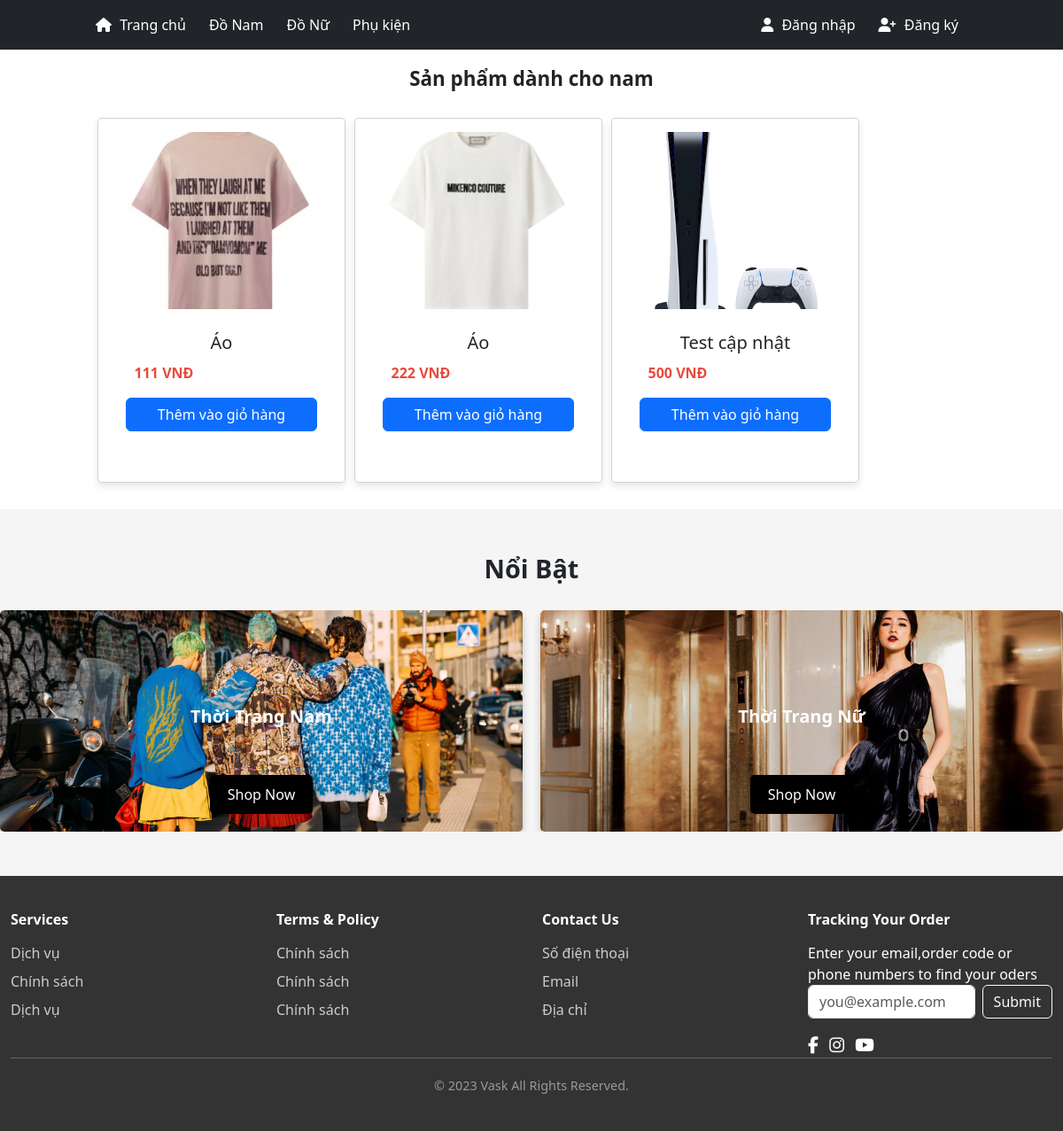
Page /index.php?act=nam on the earlier database version.
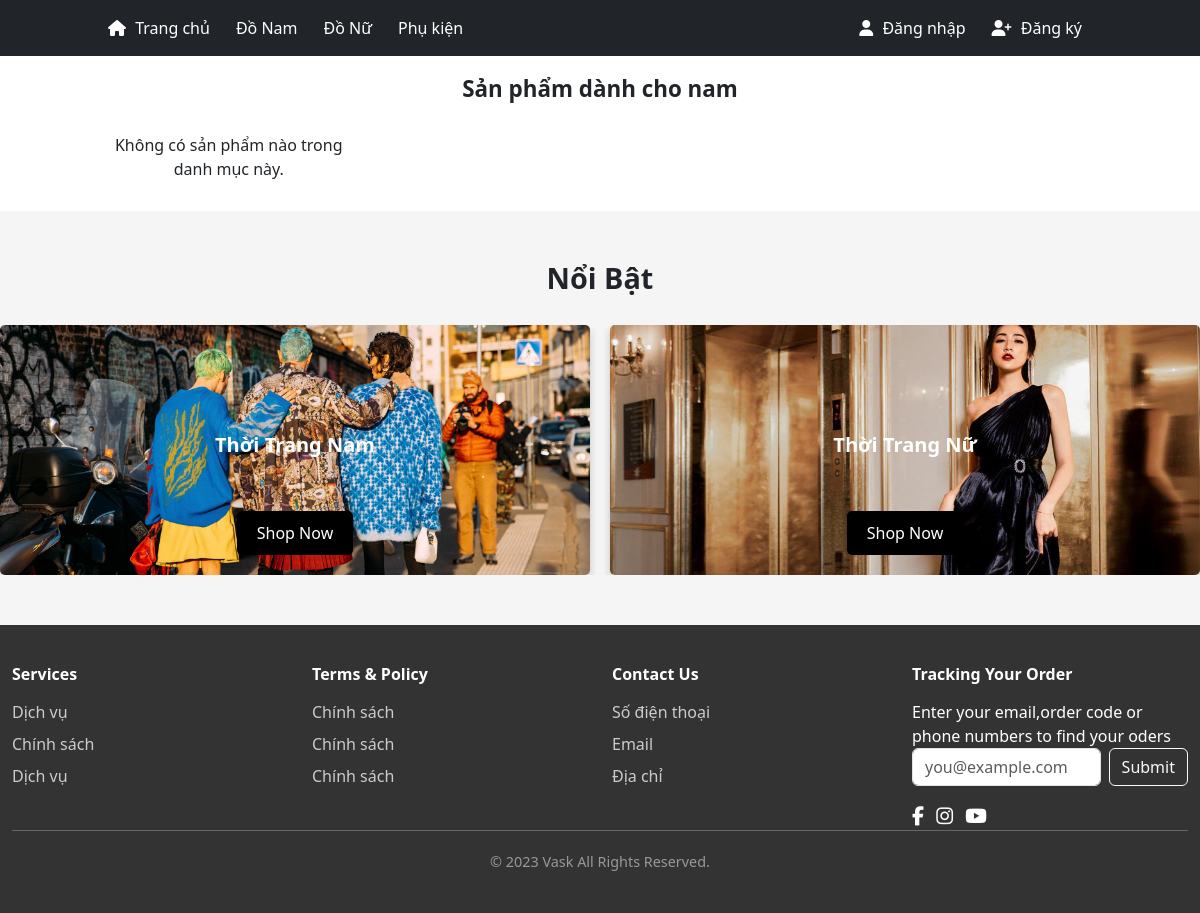
Same page on the later database version.
### tables this page shows
CREATE TABLE `san_pham` (
  `id_san_pham` int NOT NULL,
  `ten_san_pham` varchar(255) NOT NULL,
  `hinh` varchar(255) DEFAULT NULL,
  `mo_ta` varchar(255) DEFAULT NULL,
  `gia` varchar(255) NOT NULL,
  `id_danh_muc` int NOT NULL
);

### models/config.php (called while the page is built, shortened)
<?php
function pdo_get_connection(){
    $dburl = "mysql:host=localhost;dbname=duan;charset=utf8mb4";
    $username = 'root';
    $password = '';
    $conn = new PDO($dburl, $username, $password);
    $conn->setAttribute(PDO::ATTR_ERRMODE, PDO::ERRMODE_EXCEPTION);
    return $conn;
}
function pdo_query($sql){
    $sql_args = array_slice(func_get_args(), 1);
    try{
        $conn = pdo_get_connection();
        $stmt = $conn->prepare($sql);
        $stmt->execute($sql_args);
        $rows = $stmt->fetchAll();
        return $rows;
    }
    catch(PDOException $e){
        throw $e;
    }
    finally{
        unset($conn);
    }
}

### models/sanpham.php (called while the page is built, shortened)
<?php
function loadall_san_pham($kyw="", $id_danh_muc=0){
    $sql = "SELECT * FROM san_pham WHERE 1";
    if($id_danh_muc > 0) {
        $sql .= " AND id_danh_muc = '$id_danh_muc'";
    }
    $sql .= " ORDER BY id_san_pham DESC";
    $listsan_pham = pdo_query($sql);
    return $listsan_pham;
}
?>

### views/nam.php (the view)
<main>
    <section class="related-products">
        <h2>Sản phẩm dành cho nam</h2>
        <div class="product-grid">
            <?php
    include 'models/sanpham.php';
    $img_path = "images/";
    $id_danh_muc = 1;
    $products = loadall_san_pham("", $id_danh_muc);
    if (!empty($products)) {
        foreach ($products as $product) {
            extract($product);
            $hinh_full_path = $img_path . $hinh;
            $linksp = "index.php?act=chitietsp&id_san_pham=" . $id_san_pham;
            echo '
                <div class="product-item card text-center">
    <a href="' . $linksp . '">
        <img class="card-img-top" src="' . $hinh_full_path . '" alt="' . htmlspecialchars($ten_san_pham) . '">
    </a>
    <div class="card-body">
        <h4 class="card-title">' . htmlspecialchars($ten_san_pham) . '</h4>
        <p class="price">' . number_format($gia, 0) . ' VNĐ</p>
        <form action="index.php?act=themgiohang" method="post" class="mt-3">
            <input type="hidden" name="id_san_pham" value="' . $id_san_pham . '">
            <input type="hidden" name="ten_san_pham" value="' . htmlspecialchars($ten_san_pham) . '">
            <input type="hidden" name="hinh" value="' . htmlspecialchars($hinh) . '">
            <input type="hidden" name="gia" value="' . $gia . '">
            <input type="hidden" id="soluong" name="soluong" value="1" min="1" class="form-control mb-2">
            <input type="submit" name="themgiohang" class="btn btn-primary btn-block" value="Thêm vào giỏ hàng">
        </form>
    </div>
</div>
            ';
        }
    } else {
        echo "<p>Không có sản phẩm nào trong danh mục này.</p>";
    }
?>
        </div>
    </section>
    <section class="new-arrival">
        <h2>Nổi Bật</h2>
        <div class="collections">
            <div class="collection-item man">
                <h3>Thời Trang Nam</h3>
                <button><a href="index.php?act=nam">Shop Now</a></button>
            </div>
            <div class="collection-item woman">
                <h3>Thời Trang Nữ</h3>
                <button><a href="index.php?act=nu">Shop Now</a></button>
            </div>
        </div>
    </section>
</main>

### views/header.php (shortened to what this page needs)
<!DOCTYPE html>
<html lang="en">
<head>
    <link rel="stylesheet" href="path/to/font-awesome/css/font-awesome.min.css">
    <link rel="stylesheet" href="https://cdnjs.cloudflare.com/ajax/libs/font-awesome/6.0.0-beta3/css/all.min.css">
    <link href="https://cdn.jsdelivr.net/npm/bootstrap@5.3.0-alpha1/dist/css/bootstrap.min.css" rel="stylesheet">
    <link href="https://cdn.jsdelivr.net/npm/bootstrap@5.3.3/dist/css/bootstrap.min.css" rel="stylesheet">
    <link href="https://cdn.jsdelivr.net/npm/tailwindcss@2.2.19/dist/tailwind.min.css" rel="stylesheet">
    <link rel="stylesheet" href="views/css/style.css">
    <link rel="stylesheet" href="views/css/htsp.css">
</head>
<body>
    <nav class="navbar navbar-expand-lg navbar-dark bg-dark">
        <div class="container">
            <div class="collapse navbar-collapse" id="navbarNav">
                <ul class="navbar-nav me-auto">
                    <li class="nav-item">
                    <a class="nav-link" href="index.php"><i class="fas fa-home"></i> Trang chủ</a>
                    </li>
                    <li class="nav-item">
                        <a class="nav-link" href="index.php?act=nam">Đồ Nam</a>
                    </li>
                    <li class="nav-item">
                        <a class="nav-link" href="index.php?act=nu">Đồ Nữ</a>
                    </li>
                    <li class="nav-item">
                        <a class="nav-link" href="index.php?act=khac">Phụ kiện</a>
                    </li>
                </ul>
                <ul class="navbar-nav">
                    <?php
                    if (isset($_SESSION['ten_dang_nhap'])) {
                        extract($_SESSION['ten_dang_nhap']); ?>
                        <li class="nav-item">
                            <a class="nav-link">Xin chào, <span style="color: red; text-transform: uppercase; font-weight: bold;"><?= $ten_dang_nhap; ?></span></a>
                        </li>
                        <li class="nav-item">
                            <a class="nav-link" href="index.php?act=giohang"><i class="fas fa-shopping-cart"></i>
                            Giỏ hàng</a>
                        </li>
                        <li class="nav-item">
    <a class="nav-link" href="index.php?act=suatk&id_tai_khoan=<?php echo $_SESSION['ten_dang_nhap']['id_tai_khoan']; ?>"><i class="fas fa-user"></i> Tài khoản</a>
</li>
                        <li class="nav-item">
                            <a class="nav-link" href="index.php?act=thoat"><i class="fas fa-sign-out-alt"></i> Đăng xuất</a>
                        </li>
                        <?php
                        if ($vai_tro == 1) {?>
                            <li class="nav-item">
                                <a class="nav-link" href="admin/index.php"><i class="fas fa-user-shield"></i> Admin</a>
                            </li>
                        <?php } ?>
                    <?php } else {?>
                        <li class="nav-item">
                            <a class="nav-link" href="index.php?act=dangnhap"><i class="fas fa-user"></i> Đăng nhập</a>
                        </li>
                        <li class="nav-item">
                            <a class="nav-link" href="index.php?act=dangky"><i class="fas fa-user-plus"></i> Đăng ký</a>
                        </li>
                    <?php }?>
                </ul>
            </div>
        </div>
    </nav>

### index.php (shortened to what this page needs)
<?php
include "models/config.php";
include "models/giohang.php";
include "views/header.php";
if (isset($_GET['act']) && $_GET['act'] != "") {
    $act = $_GET['act'];
    switch ($act) {
        case 'nam':
            include "views/nam.php";
            break;
    }
} else {
    include "views/home.php";
}
include "views/footer.php";
?>

### views/footer.php (shortened to what this page needs)
<footer class="footer">
    <div class="container">
        <div class="row">
            <div class="col-md-3 ">
                <h5>Services</h5>
                <ul class="list-unstyled">
                    <li><a href="#">Dịch vụ</a></li>
                    <li><a href="#">Chính sách</a></li>
                    <li><a href="#">Dịch vụ</a></li>
                </ul>
            </div>
            <div class="col-md-3">
                <h5>Terms & Policy</h5>
                <ul class="list-unstyled">
                    <li><a href="#">Chính sách</a></li>
                    <li><a href="#">Chính sách</a></li>
                    <li><a href="#">Chính sách</a></li>
                </ul>
            </div>
            <div class="col-md-3">
                <h5>Contact Us</h5>
                <ul class="list-unstyled">
                    <li><a href="#">Số điện thoại</a></li>
                    <li><a href="#">Email</a></li>
                    <li><a href="#">Địa chỉ</a></li>
                </ul>
            </div>
            <div class="col-md-3">
                <h5>Tracking Your Order</h5>
                <p>Enter your email,order code or phone numbers to find your oders</p>
                <form class="d-flex">
                    <input type="email" class="form-control me-2" placeholder="you@example.com">
                    <button class="btn btn-outline-light">Submit</button>
                </form>
                <div class="social-icons mt-3">
                    <a href="#" class="text-white me-2"><i class="fa fa-facebook"></i></a>
                    <a href="#" class="text-white me-2"><i class="fa fa-instagram"></i></a>
                    <a href="#" class="text-white"><i class="fa fa-youtube"></i></a>
                </div>
            </div>
        </div>
        <hr>
        <div class="text-center">
            <p>&copy; 2023 Vask All Rights Reserved.</p>
        </div>
    </div>
</footer>
</body>
</html>

### views/css/style.css (style rules this page uses)
.navbar-nav .nav-link { color: white !important; }
.footer { background-color: #333; color: white; padding: 20px 0; }
.footer a { color: #ddd; text-decoration: none; }
.header, .flash-sales, .new-arrival { padding: 20px 0; }
.flash-sales h2, .new-arrival h2 { font-size: 20px; margin-bottom: 10px; }
.flash-sales .product-grid, .new-arrival .collections { display: flex; gap: 20px; overflow: auto; }
.collections { display: flex; flex-wrap: wrap; gap: 20px; }
.nav-item { display: inline-block; margin-right: 10px; }
.nav-link { color: #fff; text-decoration: none; }
.nav-link i { margin-right: 5px; }
.collections { display: flex; gap: 20px; }
.collection-item { position: relative; width: 300px; height: 200px; color: white; text-align: center; padding: 20px; background-size: cover; background-position: center; border-radius: 10px; display: flex; flex-direction: column; justify-content: center; align-items: center; box-shadow: 0 4px 8px rgba(0, 0, 0, 0.2); }
.collection-item h3 { margin-bottom: 10px; font-size: 20px; }
.collection-item button { padding: 10px 20px; background-color: rgba(255, 255, 255, 0.8); color: #333; border: none; border-radius: 5px; cursor: pointer; font-size: 16px; transition: background-color 0.3s ease; }
.collection-item.man { background-image: url('../../images/man.jpg'); }
.collection-item.woman { background-image: url('../../images/woman.jpg'); }
.btn-block { width: 100%; }
.product-item { width: 100%; max-width: 600px; margin: auto; }
.product-item img { max-height: 200px; object-fit: cover; }
.card-title { font-size: 20px; }

### views/css/htsp.css (style rules this page uses)
.related-products { text-align: center; padding: 20px ; }
.related-products h2 { font-size: 1.4em; font-weight: bold; margin-bottom: 20px; }
.product-grid { display: grid; grid-template-columns: repeat(4, 1fr); gap: 10px; padding: 10px 90px; }
.new-arrival { padding: 50px 0; background-color: #f5f5f5; text-align: center; }
.new-arrival h2 { font-size: 1.8em; font-weight: bold; margin-bottom: 30px; }
.collections { display: flex; gap: 20px; justify-content: center; }
.collection-item { flex: 1; background-size: cover; background-position: center; position: relative; height: 250px; border-radius: 5px; display: flex; align-items: center; justify-content: center; color: #fff; font-size: 1.2em; font-weight: bold; }
.collection-item button { position: absolute; bottom: 20px; padding: 10px 20px; border: none; background-color: #000; color: #fff; cursor: pointer; border-radius: 5px; }
.man { background-image: url('/images/mans-collection.jpg'); }
.woman { background-image: url('/images/womans-collection.jpg'); }
.footer { background-color: #333; color: #fff; padding: 40px 0; }
.footer .container { max-width: 1200px; margin: auto; }
.footer h5 { font-weight: bold; margin-bottom: 15px; }
.footer ul { list-style-type: none; }
.footer ul li { margin-bottom: 8px; }
.footer ul li a { color: #ccc; text-decoration: none; }
.footer .social-icons a { color: #ccc; font-size: 1.2em; margin-right: 15px; transition: color 0.3s; }
.footer .text-center p { margin-top: 20px; font-size: 0.9em; color: #999; }
.product-item { background-color: #fff; padding: 15px ; text-align: center; border-radius: 5px; box-shadow: 0px 4px 8px rgba(0, 0, 0, 0.1); transition: transform 0.4s; width: 280px; height: 412px; }
.product-item img { width: 247.47px; height:247px ; margin-bottom: 10px; border-radius: 0px; }
.product-item .price { font-weight: bold; color: #e74c3c; margin-top: 10px; margin-right: 130px; }

Differences in the rows shown:
removed san_pham: hinh (picture), ten_san_pham "Áo", gia "111"
removed san_pham: hinh (picture), ten_san_pham "Áo", gia "222"
removed san_pham: hinh (picture), ten_san_pham "Test cập nhật", gia "500"
Other differences:
text now shown: "Không có sản phẩm nào trong danh mục này."
